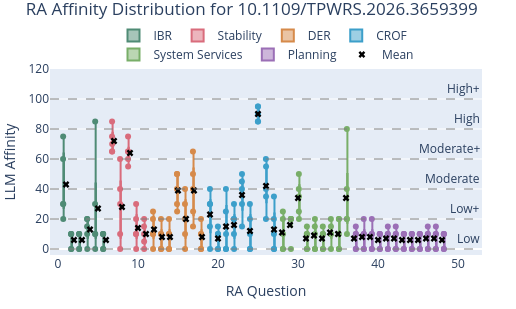

The notebook cell this image was saved under:
### Code cell
import sys

if str(repo_root) not in sys.path:
    sys.path.insert(0, str(repo_root))

from src.analysis.affinity_levels import affinity_level_fixed

selected_ra_abstract = top_ra_disagreement_ids.iloc[-1]
base_ra_df = ra_df[
    (ra_df['Abstract_Index'] == selected_ra_abstract)
    & (ra_df['Model_Slug'].isin(ra_benchmark_models))
]
final_ra_df = ra_df[
    (ra_df['Abstract_Index'] == selected_ra_abstract)
    & (~ra_df['Model_Slug'].isin(ra_benchmark_models))
]

programme_colours = {
    'IBR': '#4f8b75',
    'Planning': '#9b6fb6',
    'Stability': '#d96c7c',
    'CROF': '#3c9fca',
    'System Services': '#78ae68',
    'DER': '#d68a4a',
}

fig = px.box(
    base_ra_df,
    x='RA2025_ID',
    y='LLM_Affinity',
    points='all',
    color='PRP_Name',
    color_discrete_map=programme_colours,
    category_orders={
        'PRP_Name': ra_to_prp_map['PRP_Name'].drop_duplicates().tolist()
    },
    title=f'RA Affinity Distribution for {selected_ra_abstract}',
)

for band_start in range(0, 120, 20):
    band_name = affinity_level_fixed(band_start, six_bands=True)
    fig.add_hline(
        y=band_start,
        line_color='gray',
        line_width=1,
        line_dash='dash',
        # layer='below',
        annotation_text=band_name,
        annotation_position='top right',
    )

fig.add_scatter(
    x=final_ra_df['RA2025_ID'],
    y=final_ra_df['LLM_Affinity'],
    mode='markers',
    name='Mean',
    marker=dict(size=6, symbol='x', color='black'),
    hovertext=final_ra_df['PRP_Name'],
    hovertemplate='RA2025_ID=%{x}<br>LLM_Affinity=%{y}<br>PRP=%{hovertext}<extra></extra>',
)
fig.update_layout(
    xaxis_title='RA Question',
    yaxis_title='LLM Affinity',
    width=FIGURE_DIM[0],
    height=FIGURE_DIM[1],
    xaxis=dict(range=[-1, 53]),
    yaxis=dict(range=[-4, 120], dtick=20),
    title=dict(y=0.99, yanchor='top'),
    legend=dict(title=None, orientation='h', yanchor='bottom', y=1, xanchor='center', x=0.5),
)

n = 4
fig.update_layout(margin=dict(l=n, r=n+30, t=n+65, b=n+50))
fig.show()

### Figure 1 — Plotly figure (JSON) as saved in the notebook; plotly's stock layout.template omitted (floating-point values rounded to 4 significant figures)
{"data": [{"alignmentgroup": "True", "boxpoints": "all", "hovertemplate": "PRP_Name=IBR<br>RA2025_ID=%{x}<br>LLM_Affinity=%{y}<extra></extra>", "legendgroup": "IBR", "marker": {"color": "#4f8b75"}, "name": "IBR", "notched": false, "offsetgroup": "IBR", "orientation": "v", "showlegend": true, "type": "box", "x": [5, 1, 4, 2, 3, 6, 5, 1, 4, 2, 3, 6, 5, 1, 4, 2, 3, 6, 5, 1, 4, 2, 3, 6, 5, 1, 4, 2, 3, 6], "x0": " ", "xaxis": "x", "y": [10.0, 30.0, 15.0, 10.0, 10.0, 10.0, 10.0, 30.0, 10.0, 10.0, 10.0, 10.0, 30.0, 60.0, 20.0, 10.0, 10.0, 10.0, 0.0, 20.0, 0.0, 0.0, 0.0, 0.0, 85.0, 75.0, 20.0, 0.0, 0.0, 0.0], "y0": " ", "yaxis": "y"}, {"alignmentgroup": "True", "boxpoints": "all", "hovertemplate": "PRP_Name=Stability<br>RA2025_ID=%{x}<br>LLM_Affinity=%{y}<extra></extra>", "legendgroup": "Stability", "marker": {"color": "#d96c7c"}, "name": "Stability", "notched": false, "offsetgroup": "Stability", "orientation": "v", "showlegend": true, "type": "box", "x": [11, 7, 9, 10, 8, 11, 7, 9, 10, 8, 11, 7, 9, 10, 8, 11, 7, 9, 10, 8, 11, 7, 9, 10, 8], "x0": " ", "xaxis": "x", "y": [15.0, 75.0, 65.0, 20.0, 60.0, 10.0, 65.0, 55.0, 10.0, 10.0, 20.0, 85.0, 75.0, 30.0, 30.0, 0.0, 65.0, 60.0, 0.0, 40.0, 5.0, 70.0, 65.0, 10.0, 0.0], "y0": " ", "yaxis": "y"}, {"alignmentgroup": "True", "boxpoints": "all", "hovertemplate": "PRP_Name=DER<br>RA2025_ID=%{x}<br>LLM_Affinity=%{y}<extra></extra>", "legendgroup": "DER", "marker": {"color": "#d68a4a"}, "name": "DER", "notched": false, "offsetgroup": "DER", "orientation": "v", "showlegend": true, "type": "box", "x": [18, 17, 16, 12, 15, 13, 14, 18, 17, 16, 12, 15, 13, 14, 18, 17, 16, 12, 15, 13, 14, 18, 17, 16, 12, 15, 13, 14, 18, 17, 16, 12, 15, 13, 14], "x0": " ", "xaxis": "x", "y": [10.0, 50.0, 40.0, 25.0, 50.0, 20.0, 20.0, 10.0, 25.0, 10.0, 10.0, 30.0, 10.0, 10.0, 20.0, 65.0, 30.0, 20.0, 50.0, 10.0, 10.0, 0.0, 40.0, 20.0, 0.0, 40.0, 0.0, 0.0, 0.0, 15.0, 0.0, 10.0, 25.0, 0.0, 0.0], "y0": " ", "yaxis": "y"}, {"alignmentgroup": "True", "boxpoints": "all", "hovertemplate": "PRP_Name=CROF<br>RA2025_ID=%{x}<br>LLM_Affinity=%{y}<extra></extra>", "legendgroup": "CROF", "marker": {"color": "#3c9fca"}, "name": "CROF", "notched": false, "offsetgroup": "CROF", "orientation": "v", "showlegend": true, "type": "box", "x": [25, 21, 22, 19, 26, 20, 23, 24, 27, 25, 21, 22, 19, 26, 20, 23, 24, 27, 25, 21, 22, 19, 26, 20, 23, 24, 27, 25, 21, 22, 19, 26, 20, 23, 24, 27, 25, 21, 22, 19, 26, 20, 23, 24, 27], "x0": " ", "xaxis": "x", "y": [85.0, 25.0, 30.0, 15.0, 55.0, 15.0, 45.0, 30.0, 35.0, 90.0, 10.0, 10.0, 30.0, 20.0, 10.0, 30.0, 10.0, 10.0, 95.0, 40.0, 20.0, 30.0, 60.0, 10.0, 50.0, 20.0, 20.0, 85.0, 0.0, 20.0, 40.0, 40.0, 0.0, 40.0, 0.0, 0.0, 95.0, 0.0, 0.0, 0.0, 35.0, 0.0, 15.0, 0.0, 0.0], "y0": " ", "yaxis": "y"}, {"alignmentgroup": "True", "boxpoints": "all", "hovertemplate": "PRP_Name=System Services<br>RA2025_ID=%{x}<br>LLM_Affinity=%{y}<extra></extra>", "legendgroup": "System Services", "marker": {"color": "#78ae68"}, "name": "System Services", "notched": false, "offsetgroup": "System Services", "orientation": "v", "showlegend": true, "type": "box", "x": [36, 34, 30, 32, 29, 33, 35, 28, 31, 36, 34, 30, 32, 29, 33, 35, 28, 31, 36, 34, 30, 32, 29, 33, 35, 28, 31, 36, 34, 30, 32, 29, 33, 35, 28, 31, 36, 34, 30, 32, 29, 33, 35, 28, 31], "x0": " ", "xaxis": "x", "y": [20.0, 15.0, 35.0, 15.0, 20.0, 15.0, 20.0, 25.0, 15.0, 10.0, 10.0, 50.0, 10.0, 20.0, 10.0, 10.0, 10.0, 10.0, 40.0, 20.0, 40.0, 20.0, 20.0, 10.0, 20.0, 20.0, 10.0, 20.0, 0.0, 20.0, 0.0, 0.0, 0.0, 0.0, 0.0, 0.0, 80.0, 10.0, 25.0, 0.0, 20.0, 0.0, 0.0, 0.0, 0.0], "y0": " ", "yaxis": "y"}, {"alignmentgroup": "True", "boxpoints": "all", "hovertemplate": "PRP_Name=Planning<br>RA2025_ID=%{x}<br>LLM_Affinity=%{y}<extra></extra>", "legendgroup": "Planning", "marker": {"color": "#9b6fb6"}, "name": "Planning", "notched": false, "offsetgroup": "Planning", "orientation": "v", "showlegend": true, "type": "box", "x": [45, 43, 40, 37, 42, 41, 47, 46, 39, 38, 48, 44, 45, 43, 40, 37, 42, 41, 47, 46, 39, 38, 48, 44, 45, 43, 40, 37, 42, 41, 47, 46, 39, 38, 48, 44, 45, 43, 40, 37, 42, 41, 47, 46, 39, 38, 48, 44, 45, 43, 40, 37, 42, 41, 47, 46, 39, 38, 48, 44], "x0": " ", "xaxis": "x", "y": [10.0, 10.0, 10.0, 15.0, 15.0, 15.0, 15.0, 15.0, 20.0, 10.0, 10.0, 10.0, 10.0, 10.0, 10.0, 10.0, 10.0, 10.0, 10.0, 10.0, 10.0, 20.0, 10.0, 10.0, 10.0, 10.0, 10.0, 10.0, 10.0, 10.0, 10.0, 10.0, 10.0, 10.0, 10.0, 10.0, 0.0, 0.0, 0.0, 0.0, 0.0, 0.0, 0.0, 0.0, 0.0, 0.0, 0.0, 0.0, 0.0, 0.0, 0.0, 0.0, 0.0, 0.0, 0.0, 0.0, 0.0, 0.0, 0.0, 0.0], "y0": " ", "yaxis": "y"}, {"hovertemplate": "RA2025_ID=%{x}<br>LLM_Affinity=%{y}<br>PRP=%{hovertext}<extra></extra>", "hovertext": ["IBR", "IBR", "IBR", "IBR", "IBR", "IBR", "Stability", "Stability", "Stability", "Stability", "Stability", "DER", "DER", "DER", "DER", "DER", "DER", "DER", "CROF", "CROF", "CROF", "CROF", "CROF", "CROF", "CROF", "CROF", "CROF", "System Services", "System Services", "System Services", "System Services", "System Services", "System Services", "System Services", "System Services", "System Services", "Planning", "Planning", "Planning", "Planning", "Planning", "Planning", "Planning", "Planning", "Planning", "Planning", "Planning", "Planning"], "marker": {"color": "black", "size": 6, "symbol": "x"}, "mode": "markers", "name": "Mean", "type": "scatter", "x": [1, 2, 3, 4, 5, 6, 7, 8, 9, 10, 11, 12, 13, 14, 15, 16, 17, 18, 19, 20, 21, 22, 23, 24, 25, 26, 27, 28, 29, 30, 31, 32, 33, 34, 35, 36, 37, 38, 39, 40, 41, 42, 43, 44, 45, 46, 47, 48], "y": [43.0, 6.0, 6.0, 13.0, 27.0, 6.0, 72.0, 28.0, 64.0, 14.0, 10.0, 13.0, 8.0, 8.0, 39.0, 20.0, 39.0, 8.0, 23.0, 7.0, 15.0, 16.0, 36.0, 12.0, 90.0, 42.0, 13.0, 11.0, 16.0, 34.0, 7.0, 9.0, 7.0, 11.0, 10.0, 34.0, 7.0, 8.0, 8.0, 6.0, 7.0, 7.0, 6.0, 6.0, 6.0, 7.0, 7.0, 6.0]}], "layout": {"annotations": [{"showarrow": false, "text": "Low", "x": 1, "xanchor": "right", "xref": "x domain", "y": 0, "yanchor": "bottom", "yref": "y"}, {"showarrow": false, "text": "Low+", "x": 1, "xanchor": "right", "xref": "x domain", "y": 20, "yanchor": "bottom", "yref": "y"}, {"showarrow": false, "text": "Moderate", "x": 1, "xanchor": "right", "xref": "x domain", "y": 40, "yanchor": "bottom", "yref": "y"}, {"showarrow": false, "text": "Moderate+", "x": 1, "xanchor": "right", "xref": "x domain", "y": 60, "yanchor": "bottom", "yref": "y"}, {"showarrow": false, "text": "High", "x": 1, "xanchor": "right", "xref": "x domain", "y": 80, "yanchor": "bottom", "yref": "y"}, {"showarrow": false, "text": "High+", "x": 1, "xanchor": "right", "xref": "x domain", "y": 100, "yanchor": "bottom", "yref": "y"}], "boxmode": "group", "height": 309.6, "legend": {"orientation": "h", "title": {}, "tracegroupgap": 0, "x": 0.5, "xanchor": "center", "y": 1, "yanchor": "bottom"}, "margin": {"b": 54, "l": 4, "r": 34, "t": 69}, "shapes": [{"line": {"color": "gray", "dash": "dash", "width": 1}, "type": "line", "x0": 0, "x1": 1, "xref": "x domain", "y0": 0, "y1": 0, "yref": "y"}, {"line": {"color": "gray", "dash": "dash", "width": 1}, "type": "line", "x0": 0, "x1": 1, "xref": "x domain", "y0": 20, "y1": 20, "yref": "y"}, {"line": {"color": "gray", "dash": "dash", "width": 1}, "type": "line", "x0": 0, "x1": 1, "xref": "x domain", "y0": 40, "y1": 40, "yref": "y"}, {"line": {"color": "gray", "dash": "dash", "width": 1}, "type": "line", "x0": 0, "x1": 1, "xref": "x domain", "y0": 60, "y1": 60, "yref": "y"}, {"line": {"color": "gray", "dash": "dash", "width": 1}, "type": "line", "x0": 0, "x1": 1, "xref": "x domain", "y0": 80, "y1": 80, "yref": "y"}, {"line": {"color": "gray", "dash": "dash", "width": 1}, "type": "line", "x0": 0, "x1": 1, "xref": "x domain", "y0": 100, "y1": 100, "yref": "y"}], "title": {"text": "RA Affinity Distribution for 10.1109/TPWRS.2026.3659399", "y": 0.99, "yanchor": "top"}, "width": 516, "xaxis": {"anchor": "y", "domain": [0, 1], "range": [-1, 53], "title": {"text": "RA Question"}}, "yaxis": {"anchor": "x", "domain": [0, 1], "dtick": 20, "range": [-4, 120], "title": {"text": "LLM Affinity"}}}}
